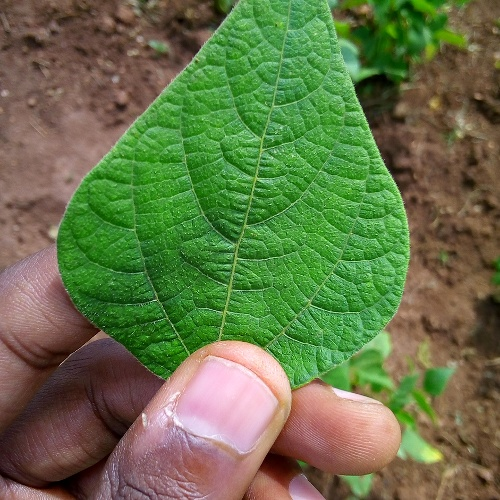
#> input picture DL102/Main Content/Code - Workshop (2-class)/02. PLANT DISEASE/dataset/healthy/healthy_test.17.jpg, 500 x 500 px; its folder holds only this picture in this run
$ jupyter execute --allow-errors plant_disease_md.ipynb
#> lines starting #> are read from the running program, lines starting #| are printed output that depends on the picture
[cell 1]
import numpy as np
import pandas as pd
import pickle

from glob import glob
from PIL import Image

#> (a cell that did not finish here is left out)

#> (a cell that did not finish here is left out)

[cell 4]
img_path = glob('dataset/healthy/*')[0]
incoming_data = Image.open(img_path)
#> incoming_data is the input picture: PIL image 500x500 RGB; mean R, G, B 101.8, 115.6, 72.1

incoming_data

[cell 5]
incoming_data = incoming_data.resize([32, 32])
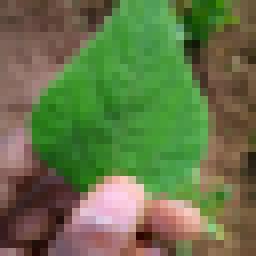
#> incoming_data: PIL image 32x32 RGB (shown 8 times larger); mean R, G, B 101.7, 115.6, 72.1
incoming_data = np.array(incoming_data).reshape(1, -1)
#> (the rest of this cell did not finish here and is left out)


$ run again, on DL102/Main Content/Code - Workshop (2-class)/02. PLANT DISEASE/dataset/healthy/healthy_train.10.jpg
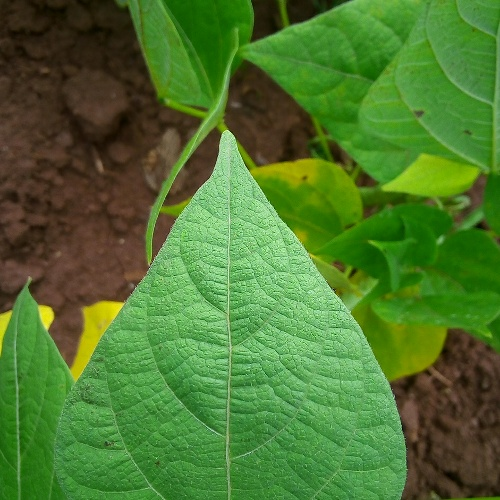
#> input picture DL102/Main Content/Code - Workshop (2-class)/02. PLANT DISEASE/dataset/healthy/healthy_train.10.jpg, 500 x 500 px
#> incoming_data is the input picture: PIL image 500x500 RGB; mean R, G, B 76.5, 118.2, 47.1
#> `incoming_data = incoming_data.resize([32, 32])`:
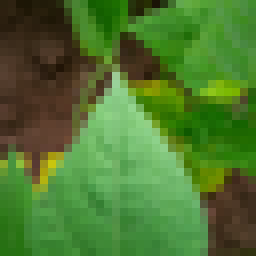
#> incoming_data: PIL image 32x32 RGB (shown 8 times larger); mean R, G, B 76.5, 118.2, 47.1

$ run again, on DL102/Main Content/Code - Workshop (2-class)/02. PLANT DISEASE/dataset/healthy/healthy_train.12.jpg
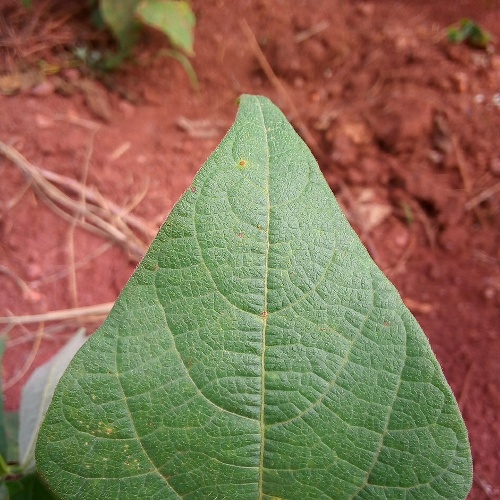
#> input picture DL102/Main Content/Code - Workshop (2-class)/02. PLANT DISEASE/dataset/healthy/healthy_train.12.jpg, 500 x 500 px
#> incoming_data is the input picture: PIL image 500x500 RGB; mean R, G, B 136, 111.7, 84.6
#> `incoming_data = incoming_data.resize([32, 32])`:
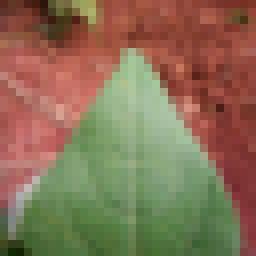
#> incoming_data: PIL image 32x32 RGB (shown 8 times larger); mean R, G, B 136, 111.7, 84.6

$ run again, on DL102/Main Content/Code - Workshop (2-class)/02. PLANT DISEASE/dataset/healthy/healthy_test.30.jpg
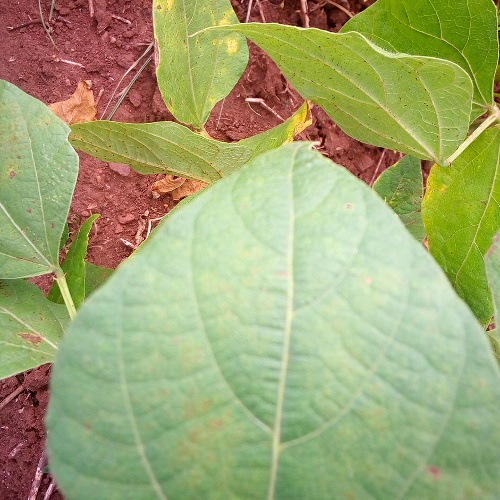
#> input picture DL102/Main Content/Code - Workshop (2-class)/02. PLANT DISEASE/dataset/healthy/healthy_test.30.jpg, 500 x 500 px
#> incoming_data is the input picture: PIL image 500x500 RGB; mean R, G, B 159.1, 166, 113.3
#> `incoming_data = incoming_data.resize([32, 32])`:
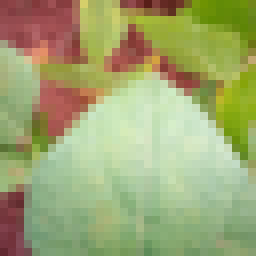
#> incoming_data: PIL image 32x32 RGB (shown 8 times larger); mean R, G, B 159.1, 166, 113.3
